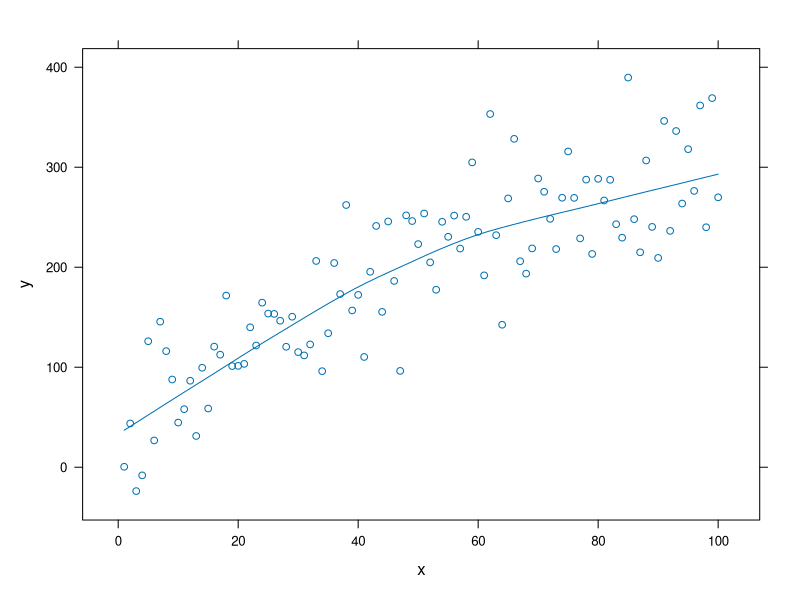
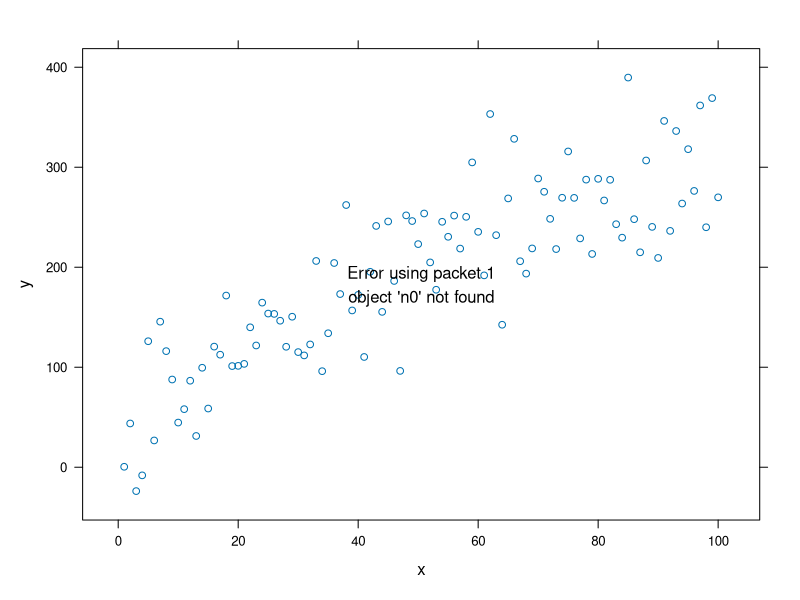

The R source for these figures, in order: (Note: this script raises an error after producing the figures.)
require(latticeExtra)

set.seed(11)
n <- 100

pf <- deriv3(~ th0 * xx ^ th1, c("th0", "th1"), function(xx, th0, th1) {})


x <- seq(1, 100, l=n)
y <- pf(x, 30, 0.5) + rnorm(length(x), 0, 50)

df <- data.frame(x, y)
str(df)
xyplot(y ~ x, data=df, type=c("p","smooth"))

n0 <- nls(y ~ pf(x, th0, th1), data=df, start=c(th0=30, th1=0.5))
summary(n0)
xyplot(y~x, data=df)+
    layer(with(as.list(coef(n0)),
               panel.curve(th0*x^th1, col=2)))


nlrint <- function(func, xnew, coefs, sigma, df, level=0.95) {
  pred <- data.frame(x=xnew)
  pred$fit <- func(xx=xnew, th0=coefs[1], th1=coefs[2])

  F <- attr(n0, "gradient") # gradiente avaliado no novo t
  U <- chol(vcov(n0))
  lwr <- (1 - level) / 2
  upr <- 1 - lwr
 
  # confidence
  pred$sec <- sqrt(apply(F %*% t(U), 1, function(x) sum(x^2))) 
  tvalc <- qt(p=c(clwr=lwr, cupr=upr), df=df.residual(n0))  
  mec <- outer(pred$sec, tvalc, "*")  ## confidence
  pred <- cbind(pred, sweep(mec, 1, pred$fit, "+"))
  # prediction 
  pred$sep <- sigma + sqrt(apply(F %*% t(U), 1, function(x) sum(x^2))) 
  tvalp <- qt(p=c(plwr=lwr, pupr=upr), df=df.residual(n0))  
  mep <- outer(pred$sep, tvalp, "*") 
  pred <- cbind(pred, sweep(mep, 1, pred$fit, "+"))
}
pred <- nlrint(pf, xnew=x, 
               coefs=coef(n0), 
               sigma=summary(n0)$sigma, 
               df=df.residual(n0))

##-----------------------------------------------------------------------------
## Linear model as reference.

m0 <- lm(y~poly(x, degree=3), data=df)

## aux <- as.data.frame(predict(m0, newdata=pred, interval="confidence"))
aux <- as.data.frame(predict(m0, newdata=pred, interval="prediction"))

xyplot(y~x, data=df)+
    as.layer(xyplot(fit+clwr+cupr~x, data=pred,
                    type="l", col=1, lwd=c(2,1,1))) +
    as.layer(xyplot(fit+plwr+pupr~pred$x, data=pred,
                    type="l", col=2, lwd=c(2,1,1))) +  
    as.layer(xyplot(fit+lwr+upr~pred$x, data=aux, 
                    type="l", col=3, lwd=c(2,1,1), lty=2))

##-----------------------------------------------------------------------------
pred
